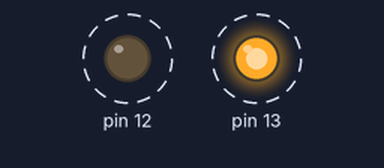
A sketch run on a simulated Arduino Uno, built with avr-gcc and run on an emulated ATmega328P. On the bench: output pins drawn as LEDs (lit = HIGH). Dashed ring = blinking.

Above: at 0.2 s.
Timing chart, 0 to 3.0 s (numbered marks = the images above):
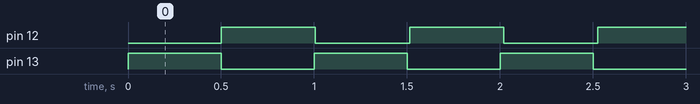

Measured:
- by itself, pin 12: alternates HIGH for 0.51 s and LOW for 0.51 s
- by itself, pin 13: alternates HIGH for 0.50 s and LOW for 0.50 s

The sketch:

Timer-OCR-LED.ino
```cpp
/*
  Clignotement:
    LED 13 clignote dans boucle principale
    LED 12 clignote via débordement TIMER 2
  Différents examples sont testés en utilisant le langage Arduino
  la manipulation de bits ou l'accès direct aux registres.

  fréquence clignotement 1 Hz donc inversion LED en 500ms
  fréquence horloge Arduino UNO: 16MHz
  pré-diviseur: 256 ==> freq timer = 16MHz/256 = 62,5KHz
  durée cycle (1/freq) = 16 us (1/62.5k)
  500 ms = 500000 us
  donc il faut 500 000 / 16 = 31250 tic horloges

  on va faire compter le timer de 0 à 250, le tout 125 fois pour
  atteindre 31250 tic (250 * 125)

  cf. http://www.locoduino.org/spip.php?article84

  date: 03/06/2017
*/

// const byte led = 12;
volatile int compteur = 0;

/*
 *  routine interruption débordement TIMER 2
 *  flag TOV2 du registre TIFR2
 */
ISR (TIMER2_COMPA_vect) {
  compteur++;
  if (compteur > 125) { // 125 * 4 ms = 500 ms (demi-période)
    compteur = 0;
    // inversion de la LED
    // digitalWrite (led, !digitalRead (led));
    // bitSet (PINB, PB4); "1" dans PINx inverse PORTx
    PORTB ^= (1 << PB4); //PORTB ^= (1<<4);
  }
}

void setup() {
  // initialisation des sorties.
  //pinMode(LED_BUILTIN, OUTPUT);
  // bitSet (DDRB, PB5); bit 5 du PORTB
  DDRB |= (1 << PB5); // DDRB |= (1<<5);
  //pinMode (led, OUTPUT);
  // bitSet (DDRB, PB4);
  DDRB |= (1 << PB4); // DDRB |= (1<<4);
  // autre option pour configurer les 2 LEDs en même temps
  // DDRB |= (1<<PB5) | (1<<PB4);

  // désactivation interruptions GIE pour programmer timer
  SREG &= ~(1 << 7); // bitClear (SREG, 7); //noInterrupts ();

  // mise en mode CTC TIMER 2 WGM20/2 à zéro et WGM21 à 1
  TCCR2A &= ~(1 << WGM20); // bitClear (TCCR2A, WGM20);
  TCCR2A |= (1 << WGM21); // bitSet (TCCR2A, WGM21);
  TCCR2B &= ~(1 << WGM22); // bitClear (TCCR2B, WGM22);

  // valeur du registre de comparaison
  OCR2A = 250;

  // active interruption sur comparaison
  TIMSK2 |= (1 << OCIE2A); // bitSet (TIMSK2,TOIE2); // TIMSK2 = 0b00000001;

  // prescaler à 256 et lance le timer  (CA22/1/0 = 0 timer stoppé)  TCCR2B |= (1<<CA222) | (1<<CA21);
  TCCR2B |= (1<<CS22) | (1<<CS21);
  //TCCR2B = 0b00000110;

  // réactivation interruption GIE
  SREG |= (1 << 7); // bitSet (SREG, 7); // interrupts ();
}

void loop() {
  // digitalWrite (LED_BUILTIN, !digitalRead (LED_BUILTIN));
  // bitSet (PINB, PB5); "1" dans PINx inverse PORTx
  PORTB ^= (1 << PB5);
  delay (500);
  //    }
  //  }
}
```
